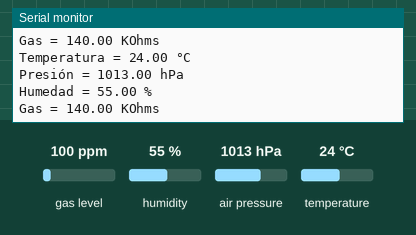
Simulated run of this sketch. Board: ESP32-S3. Shown: the last lines printed to the serial monitor. The inputs (shaded band) are chosen by the test bench; at power-on: gas level 100 ppm, humidity 55 %, air pressure 1013 hPa, temperature 24 °C.

Above: at 3.1 s.
3.2 s: gas level set to 20 ppm
At 4.9 s:
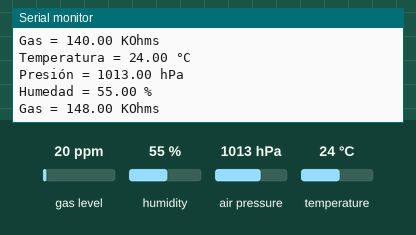
6.1 s: humidity set to 22 %
At 7.3 s:
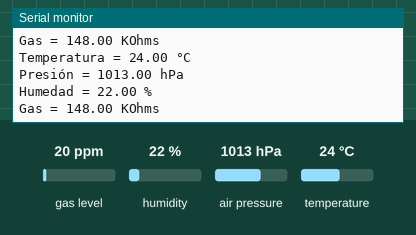
9.0 s: air pressure set to 952 hPa
At 11.7 s:
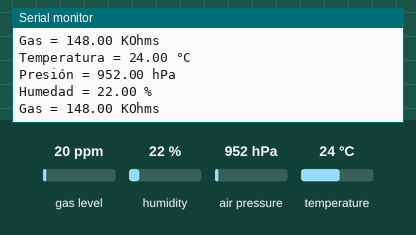

The sketch:

BMEPRYECTO.ino
```cpp
#include <SPI.h>
#include <Adafruit_Sensor.h>
#include "Adafruit_BME680.h"

// Define pines SOLO del lado izquierdo del ESP32-S3
#define CS_PIN   21
#define MOSI_PIN 19
#define MISO_PIN 20
#define SCK_PIN  18

// Crear instancia del BME680 en modo SPI por software
Adafruit_BME680 bme(CS_PIN, MOSI_PIN, MISO_PIN, SCK_PIN);

void setup() {
  Serial.begin(115200);
  while (!Serial);

  Serial.println(F("Iniciando BME680 en SPI con ESP32-S3"));

  if (!bme.begin()) {
    Serial.println("¡No se encontró un BME680 válido en SPI! Verifica el cableado.");
    while (1);
  }

  // Configurar oversampling y filtro
  bme.setTemperatureOversampling(BME680_OS_8X);
  bme.setHumidityOversampling(BME680_OS_2X);
  bme.setPressureOversampling(BME680_OS_4X);
  bme.setIIRFilterSize(BME680_FILTER_SIZE_3);
  bme.setGasHeater(320, 150); // 320 °C durante 150 ms
}

void loop() {
  if (!bme.performReading()) {
    Serial.println("Error al leer :(");
    return;
  }

  Serial.print("Temperatura = ");
  Serial.print(bme.temperature);
  Serial.println(" °C");

  Serial.print("Presión = ");
  Serial.print(bme.pressure / 100.0);
  Serial.println(" hPa");

  Serial.print("Humedad = ");
  Serial.print(bme.humidity);
  Serial.println(" %");

  Serial.print("Gas = ");
  Serial.print(bme.gas_resistance / 1000.0);
  Serial.println(" KOhms");

  Serial.println();
  delay(2000);
}
```

Measured:
- after the input at 3.2 s, the serial monitor: prints a new line after 1.3 s (image 1)
- after the input at 6.1 s, the serial monitor: prints a new line after 0.52 s (image 2)
- after the input at 9.0 s, the serial monitor: prints a new line after 1.9 s (image 3)
